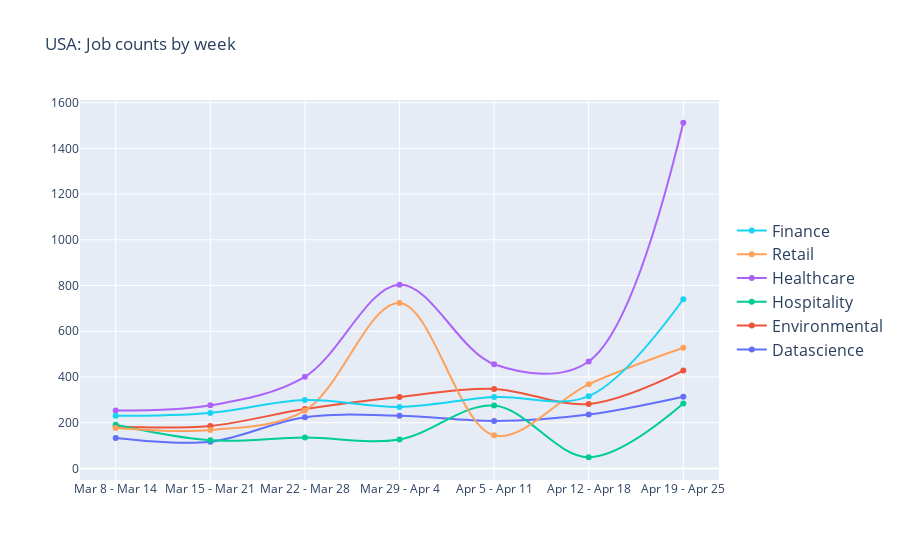

Here is the notebook cell this chart was saved with:
### Code cell
import plotly.graph_objects as go

title = 'USA: Job counts by week'
x = week_list
y_ds = counts_df_usa["Counts"][counts_df_usa["Industry"]=="Datascience"].values
y_en = counts_df_usa["Counts"][counts_df_usa["Industry"]=="Environmental"].values
y_ho = counts_df_usa["Counts"][counts_df_usa["Industry"]=="Hospitality"].values
y_he = counts_df_usa["Counts"][counts_df_usa["Industry"]=="Healthcare"].values
y_re = counts_df_usa["Counts"][counts_df_usa["Industry"]=="Retail"].values
y_fi = counts_df_usa["Counts"][counts_df_usa["Industry"]=="Finance"].values


fig = go.Figure()
fig.add_trace(go.Scatter(x=x, y=y_ds, name="Datascience",
                    line_shape='spline'))
fig.add_trace(go.Scatter(x=x, y=y_en, name="Environmental",
                    line_shape='spline'))
fig.add_trace(go.Scatter(x=x, y=y_ho, name="Hospitality",
                    line_shape='spline'))
fig.add_trace(go.Scatter(x=x, y=y_he, name="Healthcare",
                    line_shape='spline'))
fig.add_trace(go.Scatter(x=x, y=y_re, name="Retail",
                    line_shape='spline'))
fig.add_trace(go.Scatter(x=x, y=y_fi, name="Finance",
                    line_shape='spline'))


fig.update_traces(hoverinfo='text+name', mode='lines+markers')
fig.update_layout(title=title, legend=dict(y=0.5, traceorder='reversed', font_size=16))

fig.show()

### Figure 1 — Plotly figure (JSON) as saved in the notebook; plotly's stock layout.template omitted (floating-point values rounded to 4 significant figures)
{"data": [{"hoverinfo": "text+name", "line": {"shape": "spline"}, "mode": "lines+markers", "name": "Datascience", "type": "scatter", "x": ["Mar 8 - Mar 14", "Mar 15 - Mar 21", "Mar 22 - Mar 28", "Mar 29 - Apr 4", "Apr 5 - Apr 11", "Apr 12 - Apr 18", "Apr 19 - Apr 25"], "y": [133, 117, 224, 231, 208, 236, 314]}, {"hoverinfo": "text+name", "line": {"shape": "spline"}, "mode": "lines+markers", "name": "Environmental", "type": "scatter", "x": ["Mar 8 - Mar 14", "Mar 15 - Mar 21", "Mar 22 - Mar 28", "Mar 29 - Apr 4", "Apr 5 - Apr 11", "Apr 12 - Apr 18", "Apr 19 - Apr 25"], "y": [183, 186, 260, 313, 348, 282, 428]}, {"hoverinfo": "text+name", "line": {"shape": "spline"}, "mode": "lines+markers", "name": "Hospitality", "type": "scatter", "x": ["Mar 8 - Mar 14", "Mar 15 - Mar 21", "Mar 22 - Mar 28", "Mar 29 - Apr 4", "Apr 5 - Apr 11", "Apr 12 - Apr 18", "Apr 19 - Apr 25"], "y": [191, 123, 135, 127, 275, 49, 284]}, {"hoverinfo": "text+name", "line": {"shape": "spline"}, "mode": "lines+markers", "name": "Healthcare", "type": "scatter", "x": ["Mar 8 - Mar 14", "Mar 15 - Mar 21", "Mar 22 - Mar 28", "Mar 29 - Apr 4", "Apr 5 - Apr 11", "Apr 12 - Apr 18", "Apr 19 - Apr 25"], "y": [253, 276, 401, 804, 456, 468, 1512]}, {"hoverinfo": "text+name", "line": {"shape": "spline"}, "mode": "lines+markers", "name": "Retail", "type": "scatter", "x": ["Mar 8 - Mar 14", "Mar 15 - Mar 21", "Mar 22 - Mar 28", "Mar 29 - Apr 4", "Apr 5 - Apr 11", "Apr 12 - Apr 18", "Apr 19 - Apr 25"], "y": [177, 168, 253, 724, 145, 368, 528]}, {"hoverinfo": "text+name", "line": {"shape": "spline"}, "mode": "lines+markers", "name": "Finance", "type": "scatter", "x": ["Mar 8 - Mar 14", "Mar 15 - Mar 21", "Mar 22 - Mar 28", "Mar 29 - Apr 4", "Apr 5 - Apr 11", "Apr 12 - Apr 18", "Apr 19 - Apr 25"], "y": [230, 243, 299, 269, 312, 316, 740]}], "layout": {"legend": {"font": {"size": 16}, "traceorder": "reversed", "y": 0.5}, "title": {"text": "USA: Job counts by week"}}}
